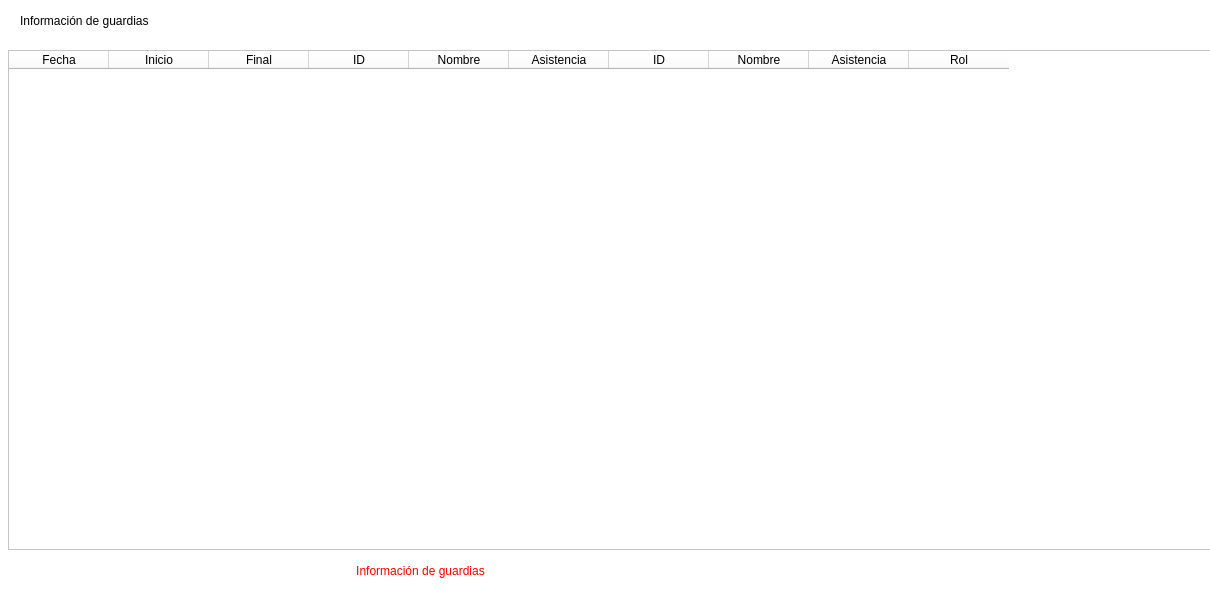
<?xml version="1.0" encoding="UTF-8"?>
<ui version="4.0">
 <class>get_previousGuardshift</class>
 <widget class="QDialog" name="get_previousGuardshift">
  <property name="windowModality">
   <enum>Qt::ApplicationModal</enum>
  </property>
  <property name="geometry">
   <rect>
    <x>0</x>
    <y>0</y>
    <width>1210</width>
    <height>600</height>
   </rect>
  </property>
  <property name="minimumSize">
   <size>
    <width>1210</width>
    <height>600</height>
   </size>
  </property>
  <property name="maximumSize">
   <size>
    <width>1210</width>
    <height>600</height>
   </size>
  </property>
  <property name="windowTitle">
   <string>Información</string>
  </property>
  <property name="styleSheet">
   <string notr="true">background-color: rgb(255, 255, 255);</string>
  </property>
  <widget class="QTableWidget" name="tblGuardshift">
   <property name="geometry">
    <rect>
     <x>8</x>
     <y>50</y>
     <width>1350</width>
     <height>500</height>
    </rect>
   </property>
   <property name="minimumSize">
    <size>
     <width>1350</width>
     <height>500</height>
    </size>
   </property>
   <property name="maximumSize">
    <size>
     <width>1350</width>
     <height>500</height>
    </size>
   </property>
   <property name="font">
    <font>
     <family>Segoe UI Black</family>
     <pointsize>9</pointsize>
     <bold>true</bold>
    </font>
   </property>
   <property name="styleSheet">
    <string notr="true">background-color: rgb(255, 255, 255);</string>
   </property>
   <column>
    <property name="text">
     <string>Fecha</string>
    </property>
   </column>
   <column>
    <property name="text">
     <string>Inicio</string>
    </property>
   </column>
   <column>
    <property name="text">
     <string>Final</string>
    </property>
   </column>
   <column>
    <property name="text">
     <string>ID</string>
    </property>
   </column>
   <column>
    <property name="text">
     <string>Nombre</string>
    </property>
   </column>
   <column>
    <property name="text">
     <string>Asistencia</string>
    </property>
   </column>
   <column>
    <property name="text">
     <string>ID</string>
    </property>
   </column>
   <column>
    <property name="text">
     <string>Nombre</string>
    </property>
   </column>
   <column>
    <property name="text">
     <string>Asistencia</string>
    </property>
   </column>
   <column>
    <property name="text">
     <string>Rol</string>
    </property>
   </column>
  </widget>
  <widget class="QLabel" name="lblMensaje2">
   <property name="geometry">
    <rect>
     <x>110</x>
     <y>560</y>
     <width>621</width>
     <height>21</height>
    </rect>
   </property>
   <property name="styleSheet">
    <string notr="true">color: rgb(255, 0, 0);
font: 14pt &quot;Arial&quot;;</string>
   </property>
   <property name="text">
    <string>Información de guardias</string>
   </property>
   <property name="alignment">
    <set>Qt::AlignCenter</set>
   </property>
  </widget>
  <widget class="QLabel" name="label_3">
   <property name="geometry">
    <rect>
     <x>20</x>
     <y>0</y>
     <width>271</width>
     <height>41</height>
    </rect>
   </property>
   <property name="styleSheet">
    <string notr="true">font: 900 14pt &quot;Segoe UI Black&quot;;</string>
   </property>
   <property name="text">
    <string>Información de guardias</string>
   </property>
  </widget>
 </widget>
 <resources/>
 <connections/>
</ui>
